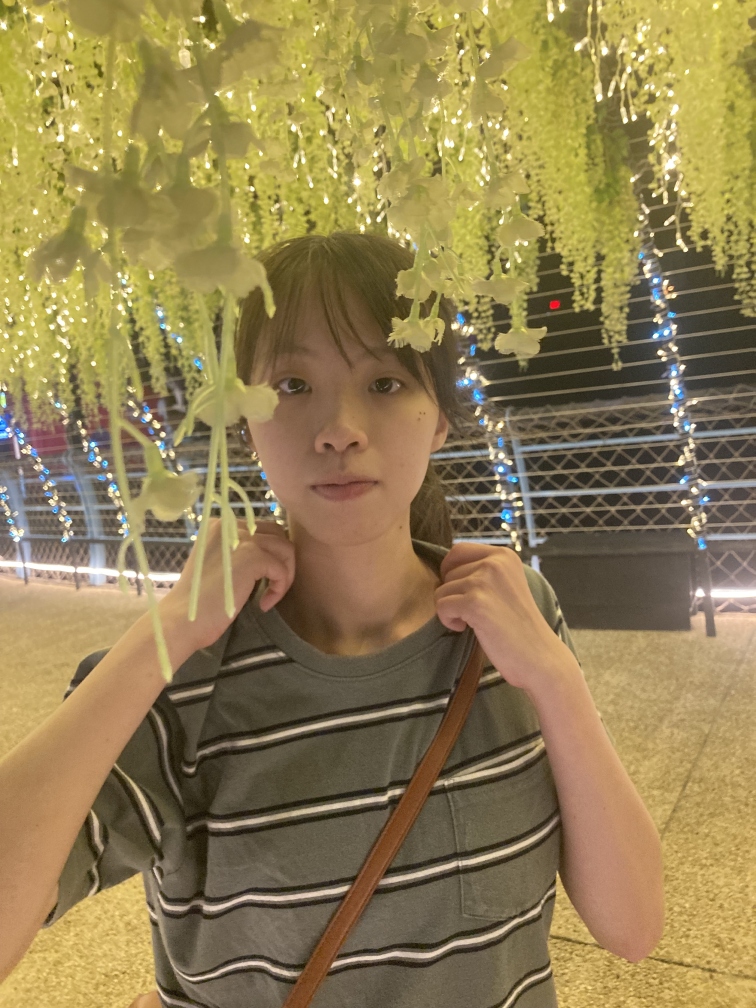
#> input picture imageRecognitin/althea2.jpg, 3024 x 4032 px (shown at 1/4 size)
$ python trackbar.py
#> lines starting #> are read from the running program, lines starting #| are printed output that depends on the picture; after the words box and inside, x2 and y2 are one past the last pixel; in counts of white or black regions, pixels touching at a corner belong together
import cv2
import numpy as np
def empty(v):
    pass
img = cv2.imread('althea2.jpg')
#> img is the input picture: shape (4032, 3024, 3); mean B, G, R 82.8, 128, 146.3
img = cv2.resize(img, (0, 0), fx = 0.15, fy = 0.15)
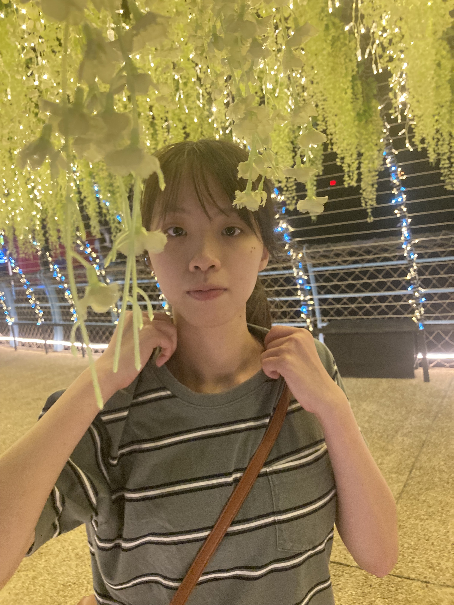
#> img: shape (605, 454, 3); mean B, G, R 82.7, 127.9, 146.3
# img = img[:img.shape[0]][:int(0.9*img.shape[1])]       ??????????????
hsv = cv2.cvtColor(img, cv2.COLOR_BGR2HSV)
#> hsv: shape (605, 454, 3); mean H, S, V 22.7, 109.6, 146.9
cv2.namedWindow('trackbar')
cv2.resizeWindow('trackbar', 640, 320)
cv2.createTrackbar('min hue', 'trackbar', 0, 179, empty)
#> slider 'min hue' is set to 35
cv2.createTrackbar('max hue', 'trackbar', 179, 179, empty)
cv2.createTrackbar('min sat', 'trackbar', 0, 255, empty)
#> slider 'min sat' is set to 51
cv2.createTrackbar('max sat', 'trackbar', 255, 255, empty)
cv2.createTrackbar('min bri', 'trackbar', 0, 255, empty)
#> slider 'min bri' is set to 51
cv2.createTrackbar('max bri', 'trackbar', 255, 255, empty)

while True:
    h_min = cv2.getTrackbarPos('min hue', 'trackbar')
    h_max = cv2.getTrackbarPos('max hue', 'trackbar')
    s_min = cv2.getTrackbarPos('min sat', 'trackbar')
    s_max = cv2.getTrackbarPos('max sat', 'trackbar')
    b_min = cv2.getTrackbarPos('min bri', 'trackbar')
    b_max = cv2.getTrackbarPos('max bri', 'trackbar')
    lower, upper = (h_min, s_min, b_min), (h_max, s_max, b_max)
    mask = cv2.inRange(hsv , lower, upper)
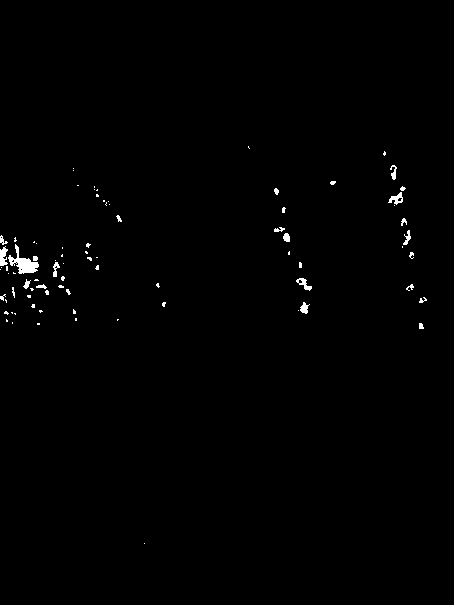
#> mask: shape (605, 454); 0.63% white; 83 white regions (60 under 20 px), largest, box (x1, y1, x2, y2) and area: (8, 244, 39, 274) 358, (0, 246, 8, 266) 109, (388, 192, 403, 205) 94
    result = cv2.bitwise_and(img, img , mask = mask)
    cv2.imshow('img', img)
    cv2.imshow('hsv', hsv)
    cv2.imshow('mask', mask)
    cv2.imshow('result', result)
    cv2.waitKey(1)

$ run again, with imageRecognitin/19&20.jpg copied over imageRecognitin/althea2.jpg
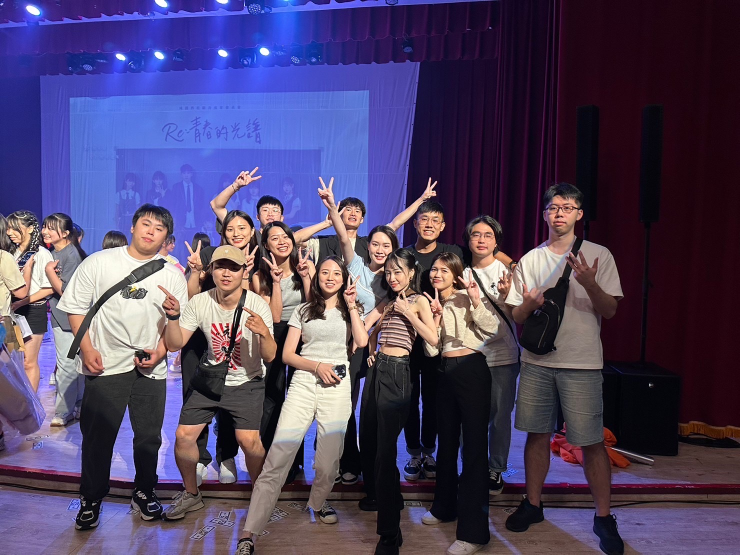
#> input picture imageRecognitin/19&20.jpg, 1479 x 1109 px (shown at 1/2 size)
#> img is the input picture: shape (1109, 1479, 3); mean B, G, R 100.3, 68.1, 79.8
#> img: shape (166, 222, 3)
#> hsv: shape (166, 222, 3); mean H, S, V 106.8, 130.7, 112.4
#> `mask = cv2.inRange(hsv , lower, upper)`:
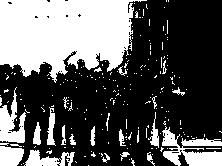
#> mask: shape (166, 222); 35.3% white; 216 white regions (193 under 20 px), largest, box (x1, y1, x2, y2) and area: (0, 0, 147, 83) 8626, (162, 126, 222, 166) 1187, (0, 87, 26, 143) 739
#> `result = cv2.bitwise_and(img, img , mask = mask)`:
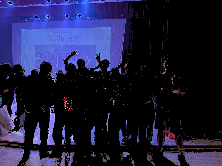
#> result: shape (166, 222, 3); mean B, G, R 58.4, 28.3, 28.5

$ run again, with imageRecognitin/althea.jpg copied over imageRecognitin/althea2.jpg
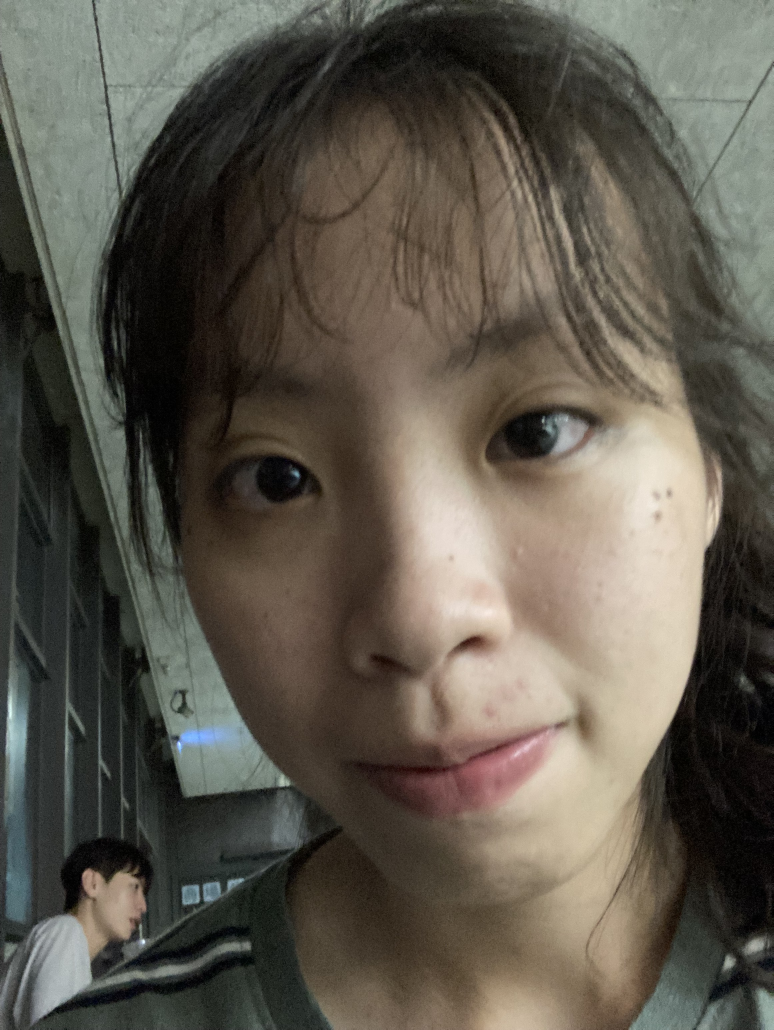
#> input picture imageRecognitin/althea.jpg, 2320 x 3088 px (shown at 1/3 size)
#> img is the input picture: shape (3088, 2320, 3); mean B, G, R 77.8, 88.3, 93.6
#> `img = cv2.resize(img, (0, 0), fx = 0.15, fy = 0.15)`:
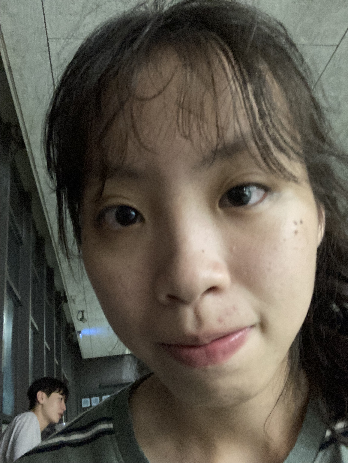
#> img: shape (463, 348, 3); mean B, G, R 77.7, 88.1, 93.4
#> hsv: shape (463, 348, 3); mean H, S, V 33.2, 57.9, 96
#> `mask = cv2.inRange(hsv , lower, upper)`:
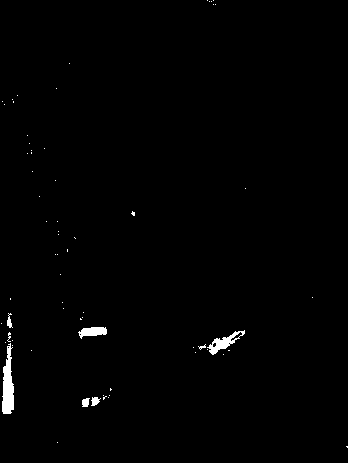
#> mask: shape (463, 348); 0.86% white; 65 white regions (59 under 20 px), largest, box (x1, y1, x2, y2) and area: (2, 343, 14, 414) 567, (207, 330, 245, 355) 310, (78, 327, 107, 339) 221, (91, 397, 101, 406) 58, (82, 398, 90, 407) 56, (7, 313, 13, 328) 47

$ run again, with imageRecognitin/colorPens.jpg copied over imageRecognitin/althea2.jpg
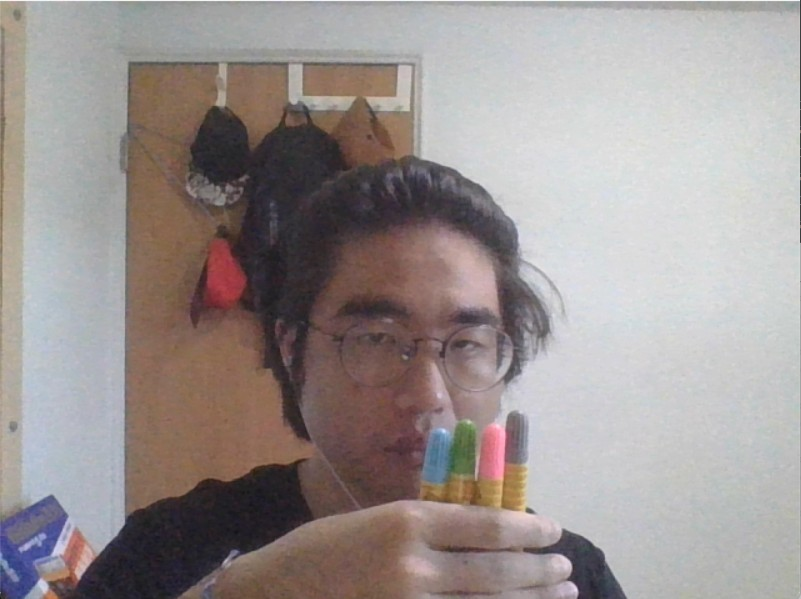
#> input picture imageRecognitin/colorPens.jpg, 801 x 599 px
#> img is the input picture: shape (599, 801, 3); mean B, G, R 145.8, 147.4, 155.7
#> img: shape (90, 120, 3)
#> hsv: shape (90, 120, 3); mean H, S, V 71.4, 33.8, 158.6
#> `mask = cv2.inRange(hsv , lower, upper)`:
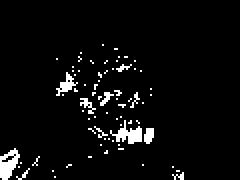
#> mask: shape (90, 120) (shown 2 times larger); 4.5% white; 72 white regions (66 under 20 px), largest, box (x1, y1, x2, y2) and area: (0, 74, 10, 90) 94, (55, 60, 71, 72) 88, (28, 36, 39, 48) 49, (72, 64, 77, 72) 32, (40, 49, 48, 57) 26, (50, 46, 57, 53) 21
#> `result = cv2.bitwise_and(img, img , mask = mask)`:
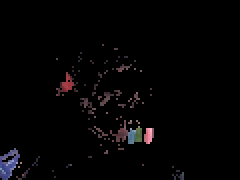
#> result: shape (90, 120, 3) (shown 2 times larger); mean B, G, R 4.1, 3.5, 4.4
